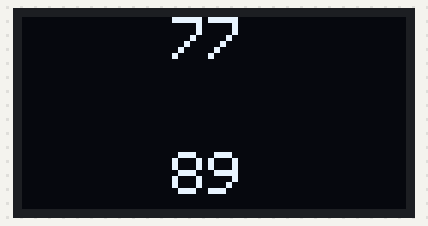
Simulated run of this sketch. Board: ESP32. Shown: 128×64 one-colour display. Random numbers use the default seed unless the sketch sets one.

Above: at 0.2 s.
At 5.12 s:
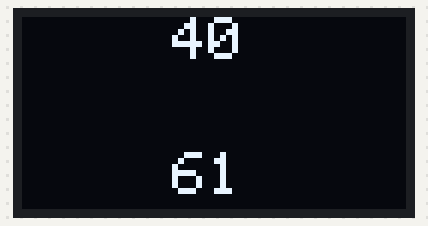
At 10.04 s:
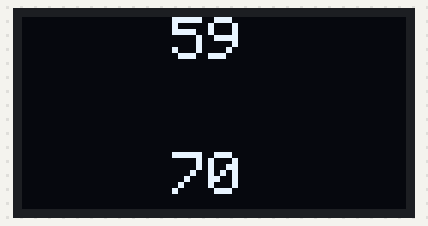
At 19.88 s:
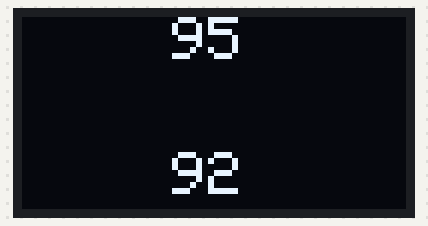
At 29.72 s:
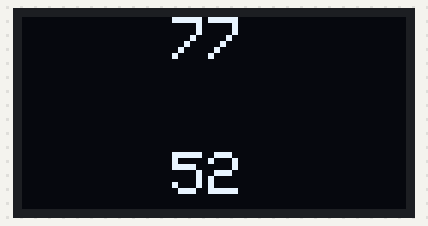
At 39.56 s:
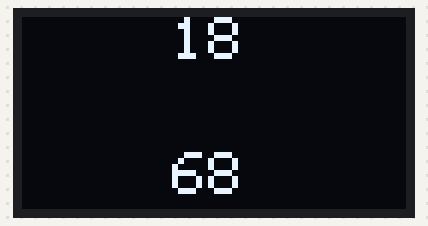

The sketch:

TestOLED.ino
```cpp
#include <EEPROM.h>

#include <Wire.h>
#include <Adafruit_GFX.h>
#include <Adafruit_SSD1306.h>


#define SCREEN_WIDTH 128
#define SCREEN_HEIGHT 64

Adafruit_SSD1306 display(SCREEN_WIDTH, SCREEN_HEIGHT, &Wire, -1);

void setup() {
  Wire.begin(23,22);
  if (!display.begin(SSD1306_SWITCHCAPVCC, 0x3C)) {
    Serial.println(F("Không tìm thấy màn hình OLED"));
    while (true)
      ;
  }

  display.clearDisplay();
  display.setTextSize(2);
  display.setTextColor(SSD1306_WHITE);
  display.clearDisplay();

}

void loop() {

  display.clearDisplay();
  display.setTextSize(2);
  display.setCursor(50, 0);
  display.print(random(10, 100));

  display.setTextSize(2);
  display.setCursor(50, 45);
  display.print(random(10, 100));
  display.display();

}
```
